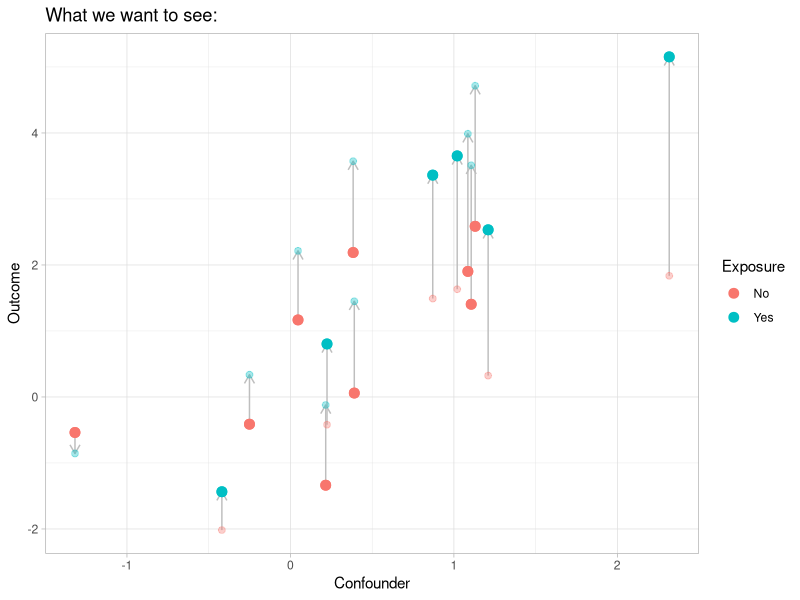
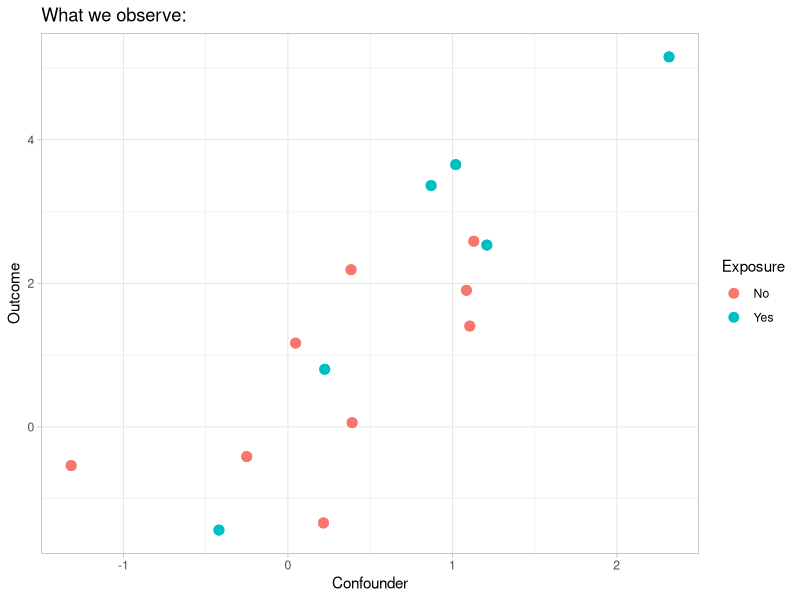

Generate these figures, in order, with R:
## ---- chunk 1
set.seed(12345)
n <- 15

# confounder
U <- rnorm(n, mean = 0.5)

# potential outcomes
eps <- rnorm(n)
ffunc <- function(.x, .u) return(.x + .u + .x*.u)
Y1 <- ffunc(1, U) + eps
Y0 <- ffunc(0, U) + eps
(EY1 <- mean(Y1))  ## theoretical: EY1 = 2
(EY0 <- mean(Y0))  ## theoretical: EY0 = 0.5

# treatment assignment
expit <- function(.s) ifelse(.s > 0, 1/(1+exp(-.s)), exp(.s)/(1+exp(.s)))
probs <- expit(U)
X <- rbinom(n, 1, probs)

# observed outcomes
Y <- X*Y1 + (1-X)*Y0
## ---- chunk 2
library(tidyverse)

arrow_df <- data.frame(X = as.factor(X), Y = Y, U = U, 
                       Yes = Y1, No = Y0)
point_df <- arrow_df %>% 
  pivot_longer(cols = Yes:No, 
               values_to = "PO_val", names_to = "PO_name") %>% 
  mutate(Y_PO_name = ifelse(X == 1, "Yes", "No"))

ggplot() +
  geom_segment(data = arrow_df, 
               aes(x = U, xend = U, y = Y0, yend = Y1),
               arrow = arrow(type = "open", length = unit(0.1, "inches")),
               color = "gray") +
  geom_point(data = point_df, 
             aes(x = U, y = PO_val, color = PO_name), 
             size = 2, alpha = 0.35) + 
  geom_point(data = point_df, 
             aes(x = U, y = Y, color = Y_PO_name), size = 3) +
  labs(x = "Confounder", y = "Outcome", color = "Exposure", 
       title = "What we want to see:") + 
  theme_light()
## ---- chunk 3
ggplot() +
  geom_point(data = point_df, aes(x = U, y = Y, color = X), size = 3) +
  labs(x = "Confounder", y = "Outcome", color = "Exposure", 
       title = "What we observe: ") + 
  scale_colour_discrete(labels = c("No", "Yes")) + 
  theme_light()
